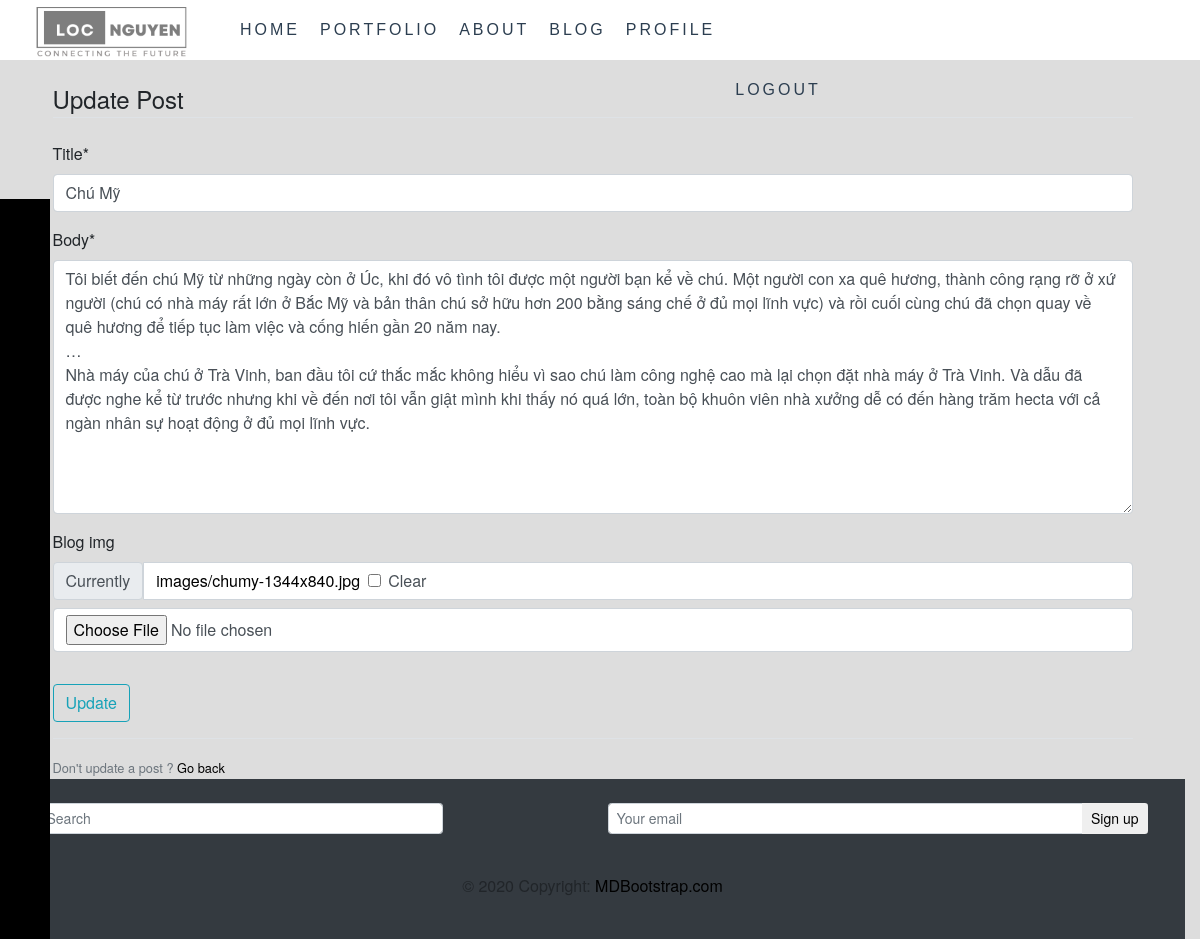
Screenshot of /blog/update/2/ (signed in) with the database file from the repository.
### blog/models.py (models this page shows, shortened)
class Post (models.Model):
    title = models.CharField(max_length=200)
    blog_img = models.ImageField(upload_to='images/' ,blank=True,  null= True)
    body = models.TextField()
    date = models.DateTimeField(default=timezone.now)
    author = models.ForeignKey(User , on_delete=models.CASCADE )

### blog/views.py (the view, shortened to what this page needs)
# urls.py: path('update/<int:pk>/', PostUpdate.as_view(), name='post-update'),
class PostUpdate (LoginRequiredMixin,UserPassesTestMixin, UpdateView):
    model = Post
    success_url ='/blog'
    fields = ['title', 'body' , 'blog_img']
    template_name = 'post_update.html'
    def test_func(self):
        post = self.get_object()
        if self.request.user == post.author:
            return True
        return False

### blog/templates/post_update.html (shortened to what this page needs)
{% extends 'base.html' %}
{% load crispy_forms_filters %}
{% load crispy_forms_tags %}
{% block content %}
 <div class="content-section">
    <form action= "" method="post">
        <fieldset class = "form-group">
            <legend class= "border-bottom mb-4">Update Post </legend>
            {{ form|crispy}}
        </fieldset>
        <div class="form-group">
            <button class="btn btn-outline-info" type="submit">Update</button>
        </div>
    </form>
    <div class="border-top pt-3">
        <small class="text-muted"> Don't  update a post ? <a href="{% url 'blog-home' %}">Go back</a></small>
    </div>
 </div>
{% endblock content %}

### myApp/static/main.css (style rules this page uses)
body { overflow-x: hidden; font-family: "Roboto Slab", "Helvetica Neue", Helvetica, Arial, sans-serif; }
.text-muted { color: #777; }
a, a:hover, a:focus, a:active, a.active { outline: 0; }
a { color: #000000; }
body { webkit-tap-highlight-color: #1ee2e7; }

### myApp/templates/base.html (style rules this page uses)
body { background-color: #ddd; padding: 0; margin: 0; }

### rows the page displays
Post: title "Chú Mỹ", body "Tôi biết đến chú Mỹ từ những ngày còn ở Úc, khi đó vô tình tôi được một người bạn kể về chú. Một người con xa quê hương, thành công rạng rỡ ở xứ người (chú có nhà máy rất lớn ở Bắc Mỹ và bản thân chú sở hữu hơn 200 bằng sáng chế ở đủ mọi lĩnh vực) và rồi cuối cùng chú đã chọn quay về quê hương để tiếp tục làm việc và cống hiến gần 20 năm nay. … Nhà máy của chú ở Trà Vinh, ban đầu tôi cứ thắc mắc không hiểu vì sao chú làm công nghệ cao mà lại chọn đặt nhà máy ở Trà Vinh. Và dẫu đã được nghe kể từ trước nhưng khi về đến nơi tôi vẫn giật mình khi thấy nó quá lớn, toàn bộ khuôn viên nhà xưởng dễ có đến hàng trăm hecta với cả ngàn nhân sự hoạt động ở đủ mọi lĩnh vực."
